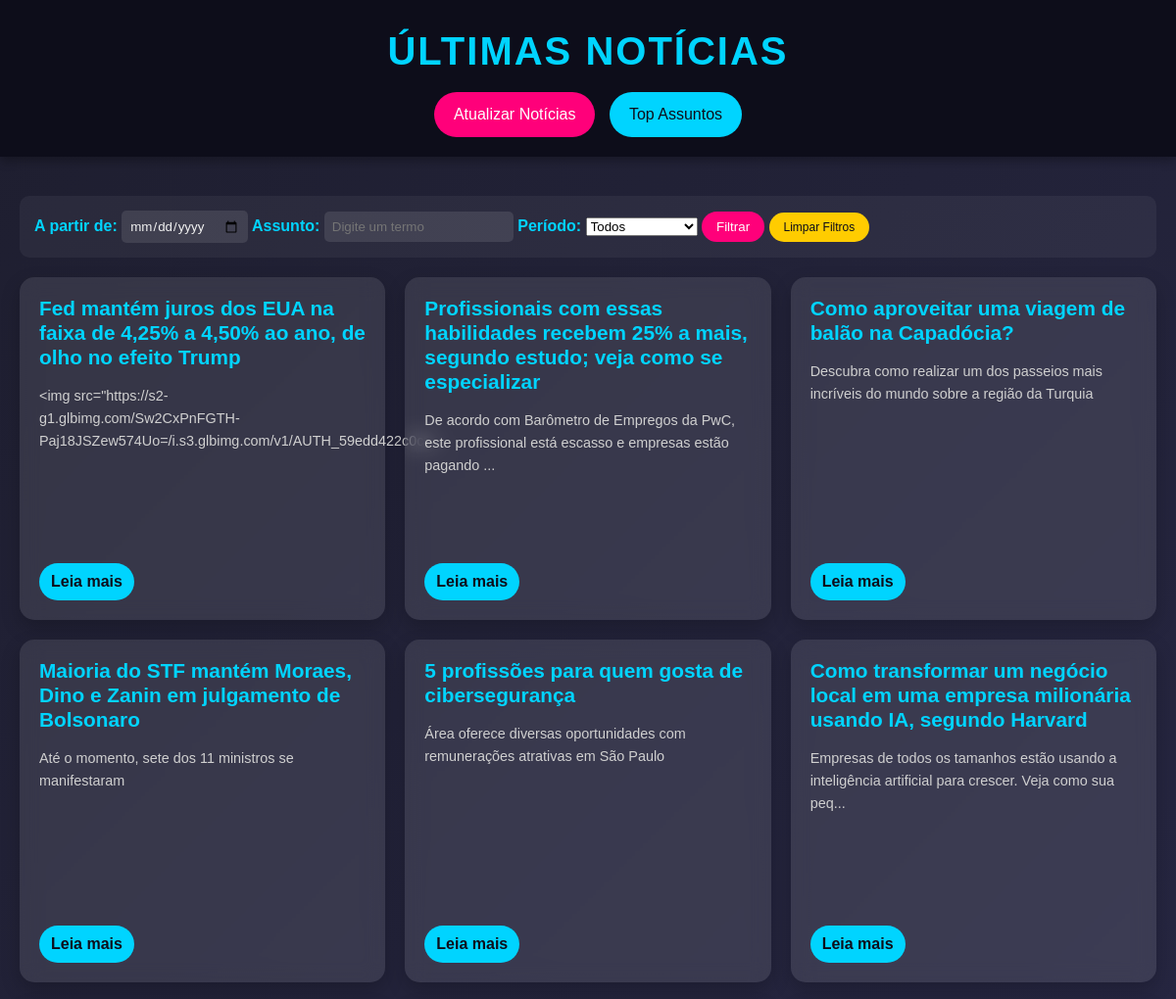
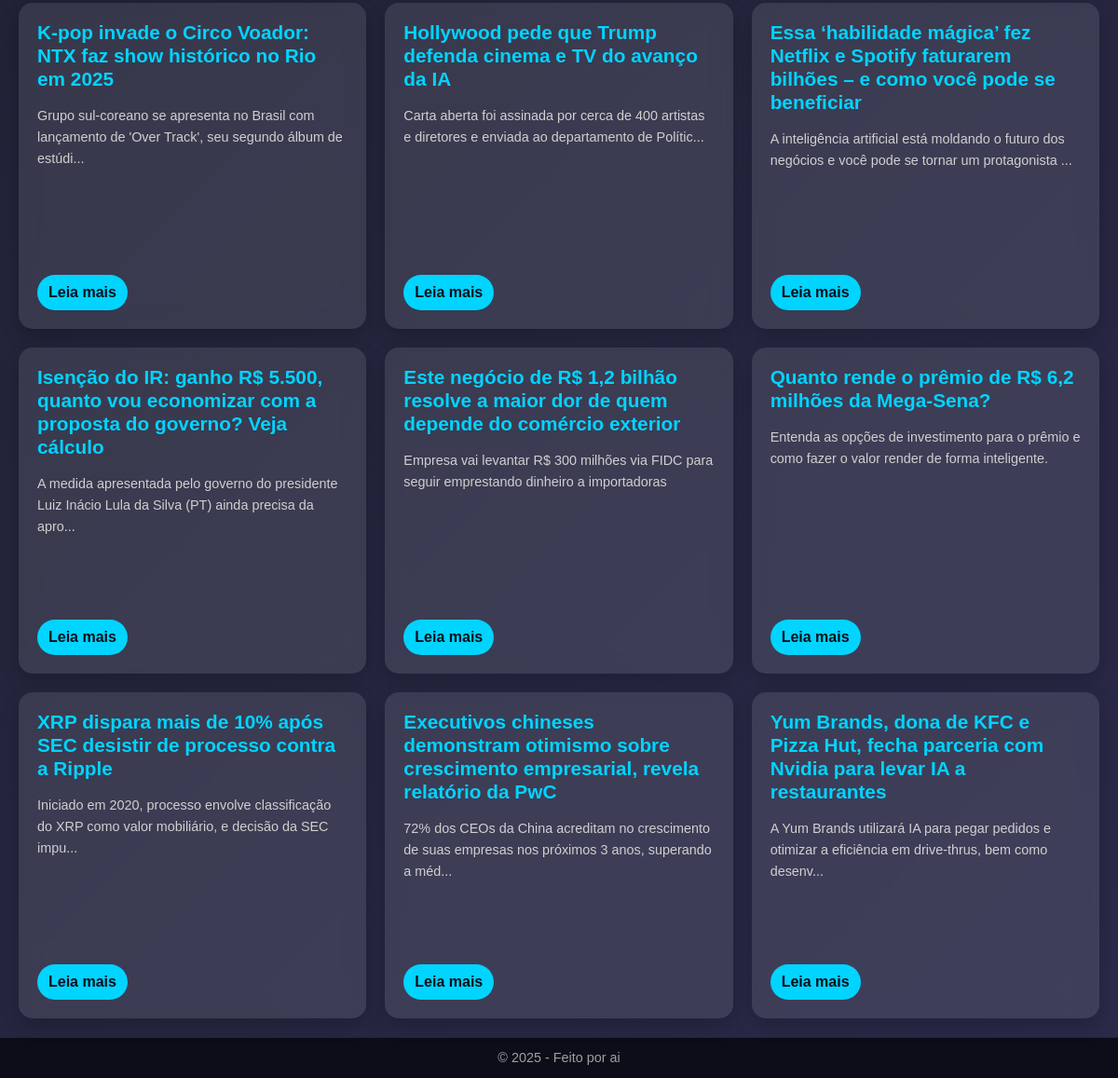
Before: / with the older database file (2 pictures, top to bottom).
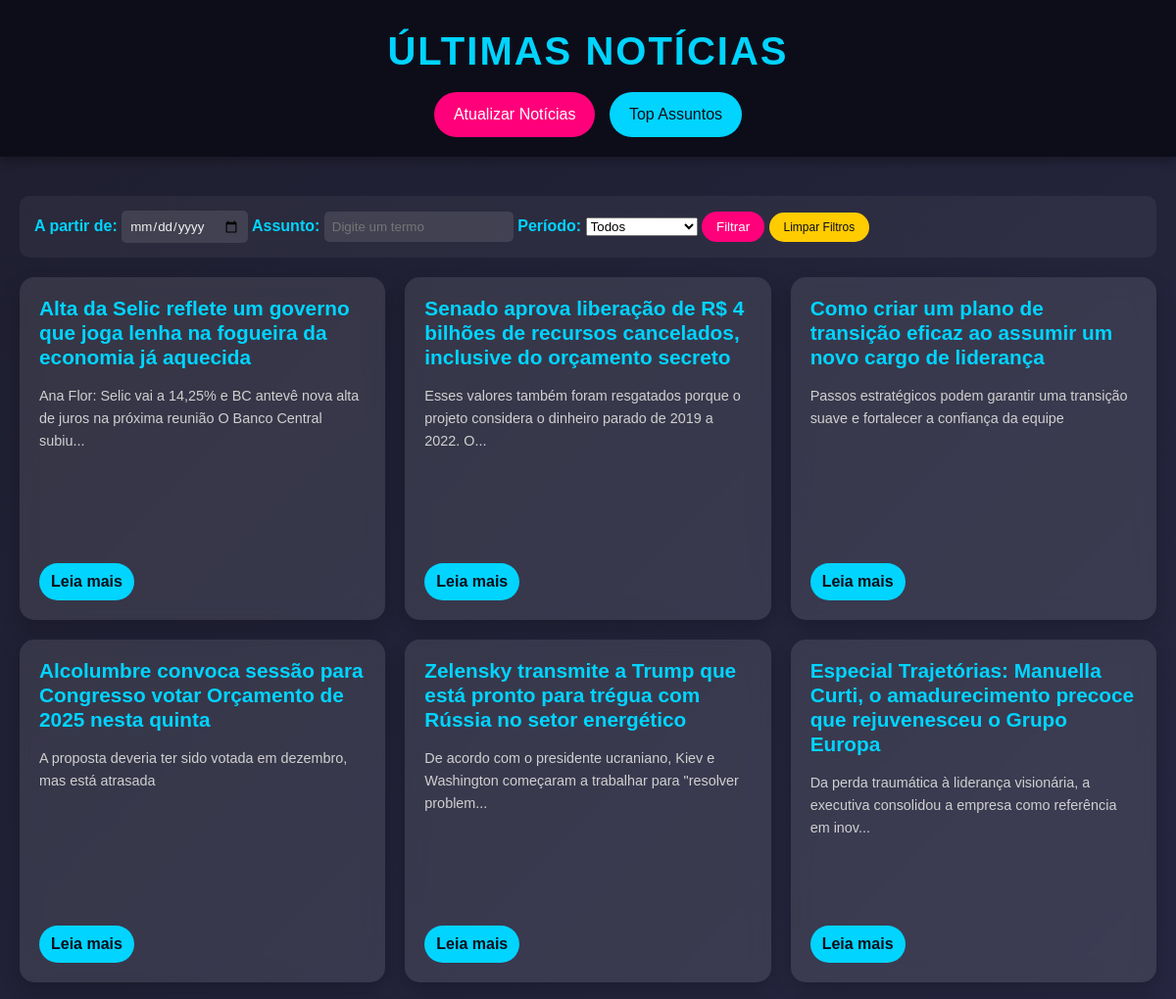
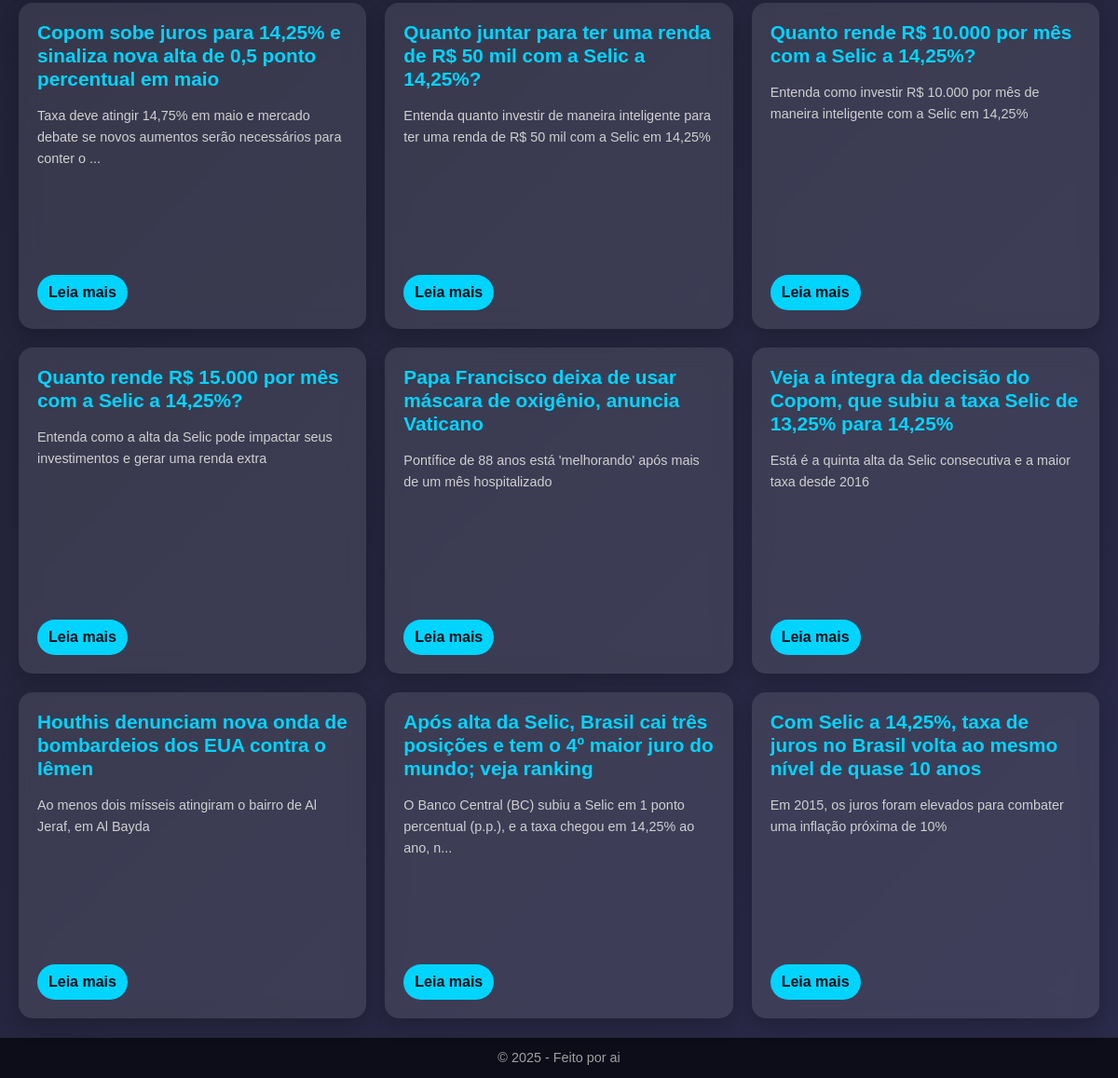
After: the same page with the newer database file (2 pictures, top to bottom).
### app/models.py (models this page shows)
class Noticia(db.Model):
    __tablename__ = 'Noticia'
    id = db.Column(db.Integer, primary_key=True)
    titulo = db.Column(db.String(200), nullable=False)
    conteudo = db.Column(db.Text, nullable=False)
    url = db.Column(db.String(500), unique=True, nullable=False)
    data_publicacao = db.Column(db.DateTime, nullable=False)

### app/routes.py (the view)
@bp.route('/', methods=['GET'])
def index():
    data_filtro = request.args.get('data', None)
    assunto_filtro = request.args.get('assunto', None)
    periodo = request.args.get('periodo', None)
    noticias = filtrar_noticias(data_filtro, assunto_filtro, periodo, limit=15)
    return render_template('index.html', noticias=noticias)

### app/repository.py (called while the page is built, shortened)
def filtrar_noticias(data_filtro=None, assunto_filtro=None, periodo=None, limit=None):
    query = Noticia.query
    if data_filtro:
        try:
            data = datetime.strptime(data_filtro, '%Y-%m-%d')
            query = query.filter(db.func.date(Noticia.data_publicacao) >= data.date())
        except ValueError:
            pass
    if periodo == 'semana':
        data_inicio = datetime.now() - timedelta(days=7)
        query = query.filter(Noticia.data_publicacao >= data_inicio)
    elif periodo == 'mes':
        data_inicio = datetime.now() - timedelta(days=30)
        query = query.filter(Noticia.data_publicacao >= data_inicio)
    if limit:
        return query.order_by(Noticia.data_publicacao.desc()).limit(limit).all()
    return query.order_by(Noticia.data_publicacao.desc()).all()

### app/templates/index.html (shortened to what this page needs)
<!DOCTYPE html>
<html lang="pt-br">
<head>
    <link rel="stylesheet" href="{{ url_for('static', filename='styles.css') }}">
</head>
<body>
    <header>
        <h1>Últimas Notícias</h1>
        <a href="/atualizar" class="btn-atualizar">Atualizar Notícias</a>
        <a href="/dashboard" class="btn-dashboard">Top Assuntos</a>
    </header>
        <main>
        <section class="filtro-container">
            <form method="GET" action="/">
                <label for="data">A partir de:</label>
                <input type="date" id="data" name="data">
                <label for="assunto">Assunto:</label>
                <input type="text" id="assunto" name="assunto" placeholder="Digite um termo">
                <label for="periodo">Período:</label>
                <select id="periodo" name="periodo">
                    <option value="">Todos</option>
                </select>
                <button type="submit" class="btn-filtrar">Filtrar</button>
                <a href="/" class="btn-limpar">Limpar Filtros</a>
            </form>
        </section>
        <section class="noticias-container">
            {% for noticia in noticias %}
                <article class="noticia-card">
                    <h2>{{ noticia.titulo }}</h2>
                    <p>{{ noticia.conteudo[:100] + '...' if noticia.conteudo|length > 100 else noticia.conteudo }}</p>
                    <a class="btn-leia-mais" href="{{ url_for('main.noticia_detalhe', id=noticia.id) }}">Leia mais</a>                </article>
            {% endfor %}
        </section>
    </main>
    <footer>
        <p>© 2025 - Feito por ai</p>
    </footer>
</body>
</html>

Changed rows visible on the page:
no longer on this page (row unchanged): Noticia: titulo "Fed mantém juros dos EUA na faixa de 4,25% a 4,50% ao ano, de olho no efeito Trump", conteudo "<img src=\"https://s2-g1.glbimg.com/Sw2CxPnFGTH-Paj18JSZew574Uo=/i.s3.glbimg.com/v1/AUTH_59edd422c0c8..."
no longer on this page (row unchanged): Noticia: titulo "Profissionais com essas habilidades recebem 25% a mais, segundo estudo; veja como se especializar", conteudo "De acordo com Barômetro de Empregos da PwC, este profissional está escasso e empresas estão pagando ..."
no longer on this page (row unchanged): Noticia: titulo "Como aproveitar uma viagem de balão na Capadócia?", conteudo "Descubra como realizar um dos passeios mais incríveis do mundo sobre a região da Turquia"
no longer on this page (row unchanged): Noticia: titulo "Maioria do STF mantém Moraes, Dino e Zanin em julgamento de Bolsonaro", conteudo "Até o momento, sete dos 11 ministros se manifestaram"
no longer on this page (row unchanged): Noticia: titulo "5 profissões para quem gosta de cibersegurança", conteudo "Área oferece diversas oportunidades com remunerações atrativas em São Paulo"
no longer on this page (row unchanged): Noticia: titulo "Como transformar um negócio local em uma empresa milionária usando IA, segundo Harvard", conteudo "Empresas de todos os tamanhos estão usando a inteligência artificial para crescer. Veja como sua peq..."
no longer on this page (row unchanged): Noticia: titulo "K-pop invade o Circo Voador: NTX faz show histórico no Rio em 2025", conteudo "Grupo sul-coreano se apresenta no Brasil com lançamento de 'Over Track', seu segundo álbum de estúdi..."
no longer on this page (row unchanged): Noticia: titulo "Hollywood pede que Trump defenda cinema e TV do avanço da IA", conteudo "Carta aberta foi assinada por cerca de 400 artistas e diretores e enviada ao departamento de Polític..."
no longer on this page (row unchanged): Noticia: titulo "Essa ‘habilidade mágica’ fez Netflix e Spotify faturarem bilhões – e como você pode se beneficiar", conteudo "A inteligência artificial está moldando o futuro dos negócios e você pode se tornar um protagonista ..."
no longer on this page (row unchanged): Noticia: titulo "Isenção do IR: ganho R$ 5.500, quanto vou economizar com a proposta do governo? Veja cálculo", conteudo "A medida apresentada pelo governo do presidente Luiz Inácio Lula da Silva (PT) ainda precisa da apro..."
no longer on this page (row unchanged): Noticia: titulo "Este negócio de R$ 1,2 bilhão resolve a maior dor de quem depende do comércio exterior", conteudo "Empresa vai levantar R$ 300 milhões via FIDC para seguir emprestando dinheiro a importadoras"
no longer on this page (row unchanged): Noticia: titulo "Quanto rende o prêmio de R$ 6,2 milhões da Mega-Sena?", conteudo "Entenda as opções de investimento para o prêmio e como fazer o valor render de forma inteligente."
no longer on this page (row unchanged): Noticia: titulo "XRP dispara mais de 10% após SEC desistir de processo contra a Ripple", conteudo "Iniciado em 2020, processo envolve classificação do XRP como valor mobiliário, e decisão da SEC impu..."
no longer on this page (row unchanged): Noticia: titulo "Executivos chineses demonstram otimismo sobre crescimento empresarial, revela relatório da PwC", conteudo "72% dos CEOs da China acreditam no crescimento de suas empresas nos próximos 3 anos, superando a méd..."
no longer on this page (row unchanged): Noticia: titulo "Yum Brands, dona de KFC e Pizza Hut, fecha parceria com Nvidia para levar IA a restaurantes", conteudo "A Yum Brands utilizará IA para pegar pedidos e otimizar a eficiência em drive-thrus, bem como desenv..."
added Noticia: titulo "Alta da Selic reflete um governo que joga lenha na fogueira da economia já aquecida", conteudo "Ana Flor: Selic vai a 14,25% e BC antevê nova alta de juros na próxima reunião O Banco Central subiu..."
added Noticia: titulo "Senado aprova liberação de R$ 4 bilhões de recursos cancelados, inclusive do orçamento secreto", conteudo "Esses valores também foram resgatados porque o projeto considera o dinheiro parado de 2019 a 2022. O..."
added Noticia: titulo "Como criar um plano de transição eficaz ao assumir um novo cargo de liderança", conteudo "Passos estratégicos podem garantir uma transição suave e fortalecer a confiança da equipe"
added Noticia: titulo "Alcolumbre convoca sessão para Congresso votar Orçamento de 2025 nesta quinta", conteudo "A proposta deveria ter sido votada em dezembro, mas está atrasada"
added Noticia: titulo "Zelensky transmite a Trump que está pronto para trégua com Rússia no setor energético", conteudo "De acordo com o presidente ucraniano, Kiev e Washington começaram a trabalhar para \"resolver problem..."
added Noticia: titulo "Especial Trajetórias: Manuella Curti, o amadurecimento precoce que rejuvenesceu o Grupo Europa", conteudo "Da perda traumática à liderança visionária, a executiva consolidou a empresa como referência em inov..."
added Noticia: titulo "Copom sobe juros para 14,25% e sinaliza nova alta de 0,5 ponto percentual em maio", conteudo "Taxa deve atingir 14,75% em maio e mercado debate se novos aumentos serão necessários para conter o ..."
added Noticia: titulo "Quanto juntar para ter uma renda de R$ 50 mil com a Selic a 14,25%?", conteudo "Entenda quanto investir de maneira inteligente para ter uma renda de R$ 50 mil com a Selic em 14,25%"
added Noticia: titulo "Quanto rende R$ 10.000 por mês com a Selic a 14,25%?", conteudo "Entenda como investir R$ 10.000 por mês de maneira inteligente com a Selic em 14,25%"
added Noticia: titulo "Quanto rende R$ 15.000 por mês com a Selic a 14,25%?", conteudo "Entenda como a alta da Selic pode impactar seus investimentos e gerar uma renda extra"
added Noticia: titulo "Papa Francisco deixa de usar máscara de oxigênio, anuncia Vaticano", conteudo "Pontífice de 88 anos está 'melhorando' após mais de um mês hospitalizado"
added Noticia: titulo "Veja a íntegra da decisão do Copom, que subiu a taxa Selic de 13,25% para 14,25%", conteudo "Está é a quinta alta da Selic consecutiva e a maior taxa desde 2016"
added Noticia: titulo "Houthis denunciam nova onda de bombardeios dos EUA contra o Iêmen", conteudo "Ao menos dois mísseis atingiram o bairro de Al Jeraf, em Al Bayda"
added Noticia: titulo "Após alta da Selic, Brasil cai três posições e tem o 4º maior juro do mundo; veja ranking", conteudo "O Banco Central (BC) subiu a Selic em 1 ponto percentual (p.p.), e a taxa chegou em 14,25% ao ano, n..."
added Noticia: titulo "Com Selic a 14,25%, taxa de juros no Brasil volta ao mesmo nível de quase 10 anos", conteudo "Em 2015, os juros foram elevados para combater uma inflação próxima de 10%"
